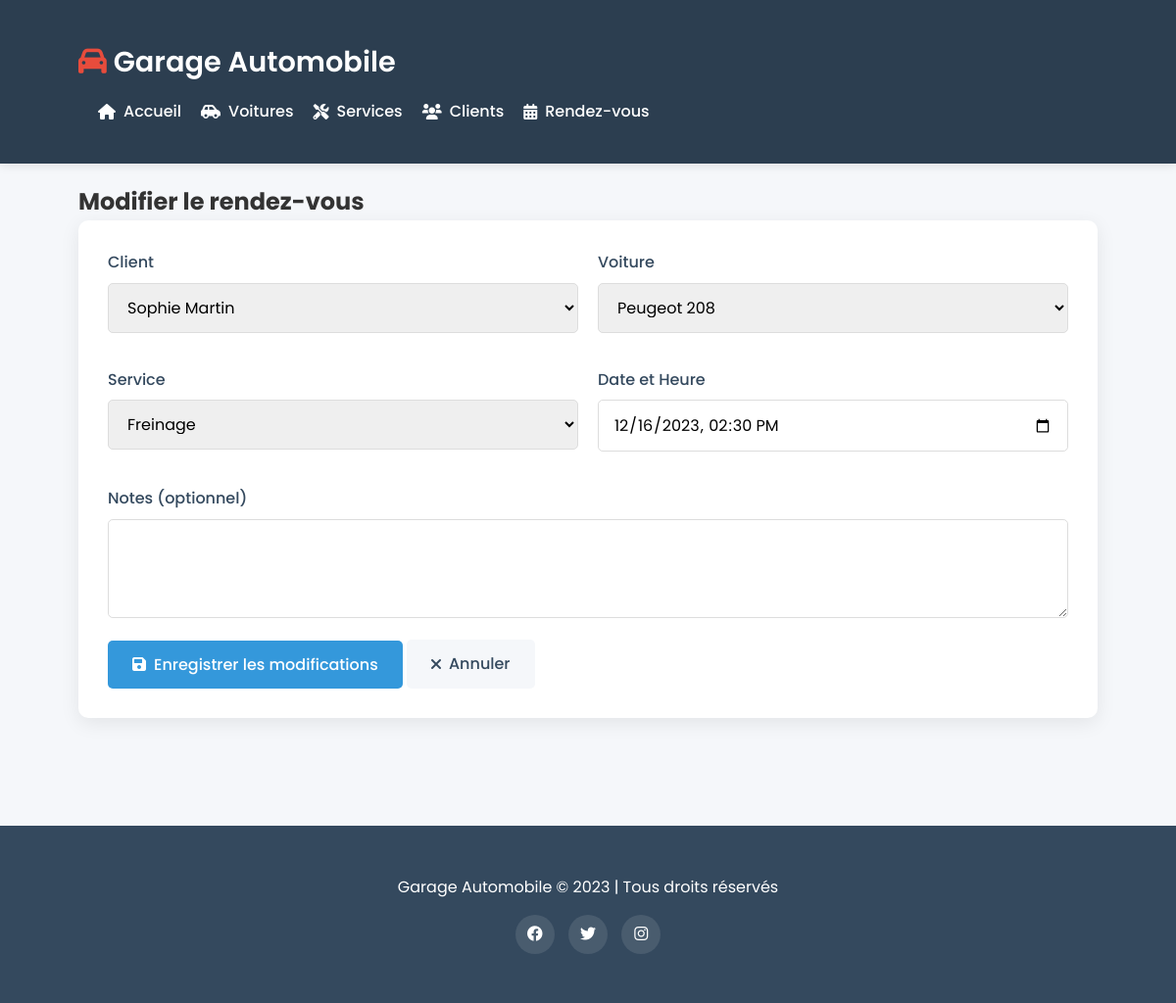
/edit_rdv.php?id=2, run on the app's committed database.
### tables this page shows
CREATE TABLE rdv (
    id INT AUTO_INCREMENT PRIMARY KEY,
    client_id INT NOT NULL,
    voiture_id INT NOT NULL,
    service_id INT NOT NULL,
    date_heure DATETIME NOT NULL,
    notes TEXT,
    FOREIGN KEY (client_id) REFERENCES clients(id),
    FOREIGN KEY (voiture_id) REFERENCES voitures(id),
    FOREIGN KEY (service_id) REFERENCES services(id)
);

CREATE TABLE clients (
    id INT AUTO_INCREMENT PRIMARY KEY,
    nom VARCHAR(50) NOT NULL,
    prenom VARCHAR(50) NOT NULL,
    email VARCHAR(100) UNIQUE,
    telephone VARCHAR(20) NOT NULL
);

CREATE TABLE voitures (
    id INT AUTO_INCREMENT PRIMARY KEY,
    marque VARCHAR(50) NOT NULL,
    modele VARCHAR(50) NOT NULL,
    annee INT NOT NULL,
    couleur VARCHAR(30),
    prix DECIMAL(10,2) NOT NULL,
    kilometrage INT,
    disponibilite BOOLEAN DEFAULT 1
);

CREATE TABLE services (
    id INT AUTO_INCREMENT PRIMARY KEY,
    nom VARCHAR(100) NOT NULL,
    description TEXT,
    prix DECIMAL(7,2) NOT NULL,
    duree TIME NOT NULL
);

### web/edit_rdv.php (the view, shortened to what this page needs)
<?php
include 'includes/db.php';
$id = $_GET['id'];
$stmt = $pdo->prepare("
    SELECT * FROM rdv WHERE id = ?
");
$stmt->execute([$id]);
$rdv = $stmt->fetch();
include 'includes/header.php';
$clients = $pdo->query("SELECT id, nom, prenom FROM clients")->fetchAll();
$voitures = $pdo->query("SELECT id, marque, modele FROM voitures")->fetchAll();
$services = $pdo->query("SELECT id, nom FROM services")->fetchAll();
?>
<section id="edit-rdv">
    <h2>Modifier le rendez-vous</h2>
    <div class="form-container">
        <form method="POST">
            <div class="form-row">
                <div class="form-group">
                    <label>Client</label>
                    <select name="client_id" required>
                        <?php foreach ($clients as $client): ?>
                        <option value="<?= $client['id'] ?>" <?= $client['id'] == $rdv['client_id'] ? 'selected' : '' ?>>
                            <?= $client['prenom'] . ' ' . $client['nom'] ?>
                        </option>
                        <?php endforeach; ?>
                    </select>
                </div>
                <div class="form-group">
                    <label>Voiture</label>
                    <select name="voiture_id" required>
                        <?php foreach ($voitures as $voiture): ?>
                        <option value="<?= $voiture['id'] ?>" <?= $voiture['id'] == $rdv['voiture_id'] ? 'selected' : '' ?>>
                            <?= $voiture['marque'] . ' ' . $voiture['modele'] ?>
                        </option>
                        <?php endforeach; ?>
                    </select>
                </div>
            </div>
            <div class="form-row">
                <div class="form-group">
                    <label>Service</label>
                    <select name="service_id" required>
                        <?php foreach ($services as $service): ?>
                        <option value="<?= $service['id'] ?>" <?= $service['id'] == $rdv['service_id'] ? 'selected' : '' ?>>
                            <?= $service['nom'] ?>
                        </option>
                        <?php endforeach; ?>
                    </select>
                </div>
                <div class="form-group">
                    <label>Date et Heure</label>
                    <input type="datetime-local" name="date_heure" value="<?= date('Y-m-d\TH:i', strtotime($rdv['date_heure'])) ?>" required>
                </div>
            </div>
            <div class="form-group">
                <label>Notes (optionnel)</label>
                <textarea name="notes" rows="3"><?= $rdv['notes'] ?></textarea>
            </div>
            <button type="submit" class="btn">
                <i class="fas fa-save"></i> Enregistrer les modifications
            </button>
            <a href="rdv.php" class="btn" style="background: var(--light-gray); color: var(--dark);">
                <i class="fas fa-times"></i> Annuler
            </a>
        </form>
    </div>
</section>
<?php include 'includes/footer.php'; ?>

### web/assets/css/style.css (style rules this page uses)
:root { --primary: #2c3e50; --secondary: #3498db; --accent: #e74c3c; --light: #ecf0f1; --dark: #34495e; --success: #2ecc71; --warning: #f39c12; --danger: #e74c3c; --light-gray: #f5f7fa; --text: #333; }
* { margin: 0; padding: 0; box-sizing: border-box; font-family: 'Poppins', sans-serif; }
body { background-color: var(--light-gray); color: var(--text); line-height: 1.6; }
.btn { background: var(--secondary); color: white; border: none; padding: 12px 25px; border-radius: 5px; cursor: pointer; font-size: 16px; font-weight: 500; transition: all 0.3s; display: inline-flex; align-items: center; gap: 8px; text-decoration: none; }
.form-container, .table-container { background: white; padding: 30px; border-radius: 10px; box-shadow: 0 5px 20px rgba(0,0,0,0.08); margin-bottom: 40px; }
.form-row { display: flex; gap: 20px; margin-bottom: 20px; }
.form-group { flex: 1; margin-bottom: 15px; }
.form-group label { display: block; margin-bottom: 8px; font-weight: 500; color: var(--dark); }
.form-group input, .form-group textarea, .form-group select { width: 100%; padding: 12px 15px; border: 1px solid #ddd; border-radius: 5px; font-size: 16px; transition: all 0.3s; }

### data on the page
rdv: client_id "Sophie Martin", voiture_id "Peugeot 208", service_id "Freinage", date_heure "12/16/2023 14:30"
